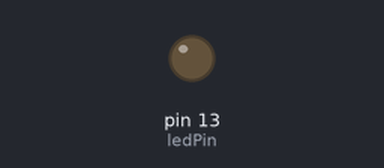
A sketch run on a simulated Arduino Uno, built with avr-gcc and run on an emulated ATmega328P. Parts: output pins drawn as LEDs (lit = HIGH).

Above: at 0.05 s.
At 0.45 s:
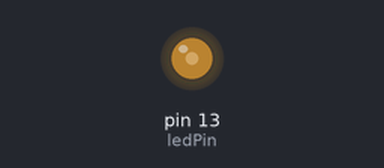
At 0.9 s:
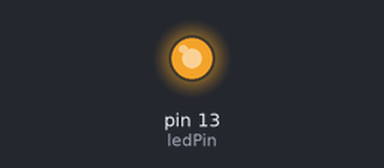
At 1.75 s:
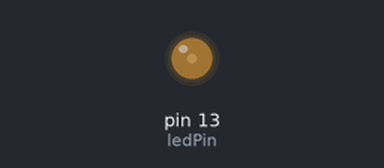
Timing chart, 0 to 4.1 s (numbered marks = the images above):
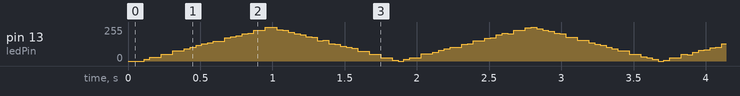

The sketch:

esp.ino
```cpp
const int ledPin = LED_BUILTIN;  // the number of the LED pin

int ledState = LOW;  // ledState used to set the LED

unsigned long previousMillis = 0;  // will store last time LED was updated

int onInterval = 0;  // interval at which to be on (milliseconds)
int offInterval = 10;  // interval at which to be off (milliseconds)

void setup() {
  // set the digital pin as output:
  pinMode(ledPin, OUTPUT);
}

int count = 0;
int up = 1;

void loop() {

  unsigned long currentMillis = millis();

  // if the LED is off turn it on and vice-versa:
  if ((ledState == LOW) && (currentMillis - previousMillis >= offInterval)) {
    ledState = HIGH;
    digitalWrite(ledPin, ledState);
    previousMillis = currentMillis;
    count += 1;
  } else if ((ledState == HIGH) && (currentMillis - previousMillis >= onInterval)) {
    ledState = LOW;
    digitalWrite(ledPin, ledState);
    previousMillis = currentMillis;
  }

  if(count == 9){
    count = 0;
    if((offInterval>0 && up)||(onInterval <= 0)){
      onInterval  += 1;
      offInterval -= 1;
      up = 1;
    } else {
      up = 0;
      onInterval  -= 1;
      offInterval += 1;
    }
  }
}
```
